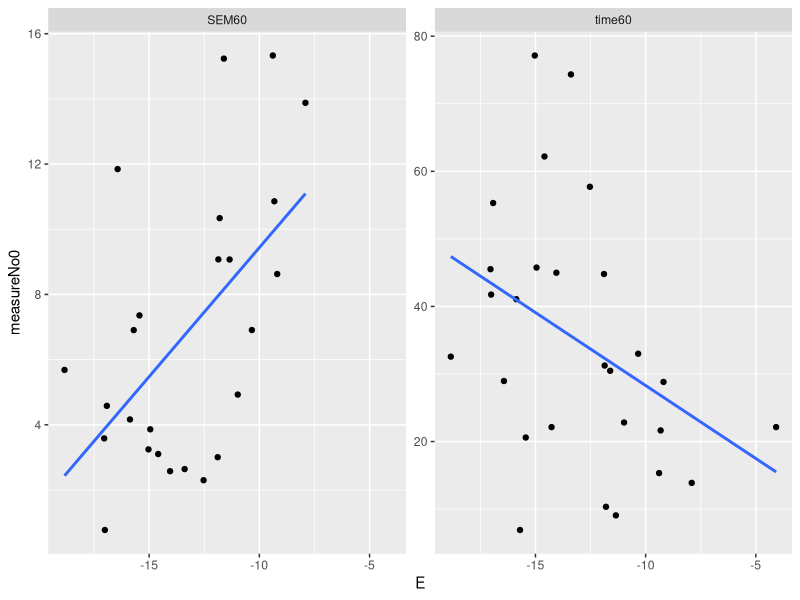

This chart was generated by the following R code:


library(tidyverse)

# set working directory to script file location
setwd(dirname(rstudioapi::getActiveDocumentContext()$path))

read_csv("run1-Ex data.csv") |>
  pivot_longer(cols = c("time60","SEM60"), names_to = "exp.data", values_to = "measure") |>
  mutate(measureNo0 = ifelse(abs(measure)<0.5,NA,measure)) |>
  ggplot(aes(x = E
               # str_extract(seedE,"^[^:]*") |> as.numeric()
             , y = measureNo0)) +
  geom_point()+
  geom_smooth(aes(y=measureNo0), method = "lm", se = FALSE) +
  facet_wrap(vars(exp.data), scales = "free_y")

read_csv("Results_with_region.csv") |>
  group_by(seq2) |>
  filter(n()>1)
  View()
